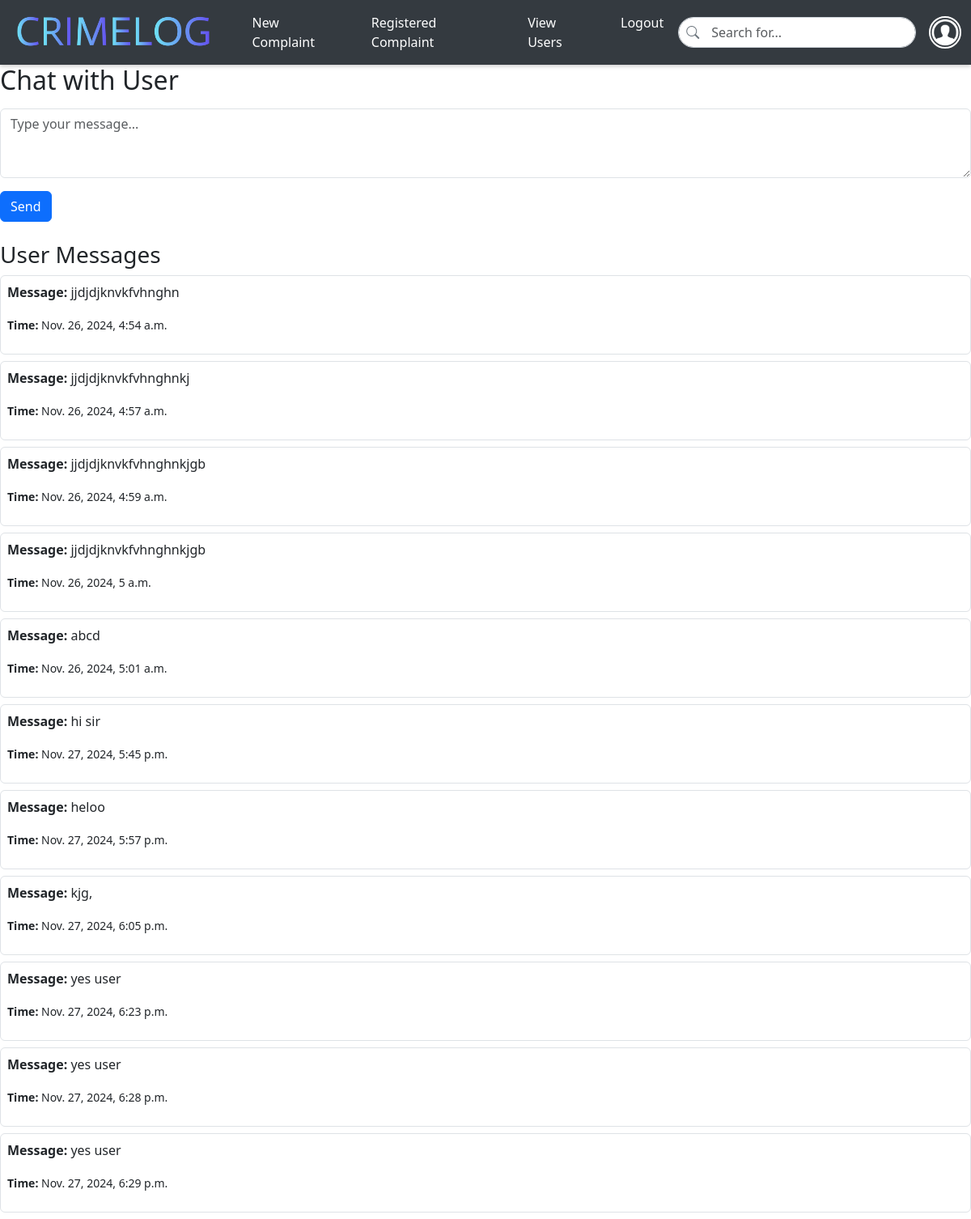
Page /chats/1 on the committed database.
### app/models.py (models this page shows, shortened)
class Message(models.Model):
    complaint=models.ForeignKey(Complaint, on_delete=models.CASCADE)
    content = models.TextField()
    timestamp = models.DateTimeField(auto_now_add=True)
    is_read = models.BooleanField(default=False)

### app/views.py (the view)
# urls.py: path('chats/<int:id>', views.chats, name='chats'),
def chats(req, id):
    complaint = Complaint.objects.get(pk=id)
    data1 = Message.objects.filter(complaint=complaint)
    if req.method == 'POST':
        msg = req.POST.get('content')
        if msg:
            data = Message.objects.create(complaint=complaint, content=msg)
            data.save()
    return render(req, 'police/chats.html', {'data1': data1})

### templates/police/chats.html (shortened to what this page needs)
<!DOCTYPE html>
<html lang="en">
<head>
    <link href="https://cdn.jsdelivr.net/npm/bootstrap@5.3.3/dist/css/bootstrap.min.css" rel="stylesheet">
    <link href="https://cdn.jsdelivr.net/npm/bootstrap-icons/font/bootstrap-icons.css" rel="stylesheet">
</head>
<body>
    <nav id="nav" class="navbar navbar-expand-lg navbar-dark sticky-top">
        <div class="container-fluid">
            <a class="navbar-brand" href="../policehome">
                <img id="logo" src="../static/images/logo.png" alt="Logo">
            </a>
            <div class="collapse navbar-collapse" id="mynavbar">
                <ul class="navbar-nav me-auto">
                    <li class="nav-item">
                        <a class="nav-link" href="../view_complaints">New Complaint</a>
                    </li>
                    <li class="nav-item">
                        <a class="nav-link" href="../complainthistory">Registered Complaint</a>
                    </li>
                    <li class="nav-item">
                        <a class="nav-link" href="../viewuser">View Users</a>
                    </li>
                    <li class="nav-item">
                        <a class="nav-link" href="../logout">Logout</a>
                    </li>
                </ul>
                <div class="search-bar">
                    <span class="search-icon"><i class="bi bi-search"></i></span>
                    <form method="post" action="{% url 'usersearch' %}">
                        <input class="form-control" type="text" name="query" placeholder="Search for...">
                    </form>
                </div>
                <div class="dropdown ms-3">
                    <button class="btn btn-link dropdown p-0 border-0" type="button" id="profileDropdown" data-bs-toggle="dropdown" aria-expanded="false">
                        <img src="static/images/profile.png" alt="Profile" class="profile-img">
                    </button>
                </div>
            </div>
        </div>
    </nav>
    <h2>Chat with User</h2>
    <form method="POST" class="my-3">
        <div class="mb-3">
            <textarea name="content" class="form-control" rows="3" placeholder="Type your message..."></textarea>
        </div>
        <button type="submit" class="btn btn-primary">Send</button>
    </form>
    <div class="mt-4">
        <h3>User Messages</h3>
        {% for i in data1 %}
            <div class="border p-2 mb-2 rounded">
                <p><strong>Message:</strong> {{ i.content }}</p>
                <p><small><strong>Time:</strong> {{ i.timestamp }}</small></p>
            </div>
        {% endfor %}
    </div>
</body>
</html>

### templates/police/chats.html (style rules this page uses)
#nav { box-shadow: 0 2px 5px rgba(0, 0, 0, 0.2); background-color: #343a40; height: 80px; }
.navbar-brand img { max-height: 60px; }
.navbar .nav-link { color: #fff; transition: color 0.3s ease; margin: 10px; }
.search-bar { position: relative; width: 300px; }
.search-bar input { padding-left: 40px; border: 1px solid #ced4da; border-radius: 25px; }
.search-bar .search-icon { position: absolute; top: 50%; left: 10px; transform: translateY(-50%); font-size: 1rem; color: #6c757d; }
.profile-img { width: 40px; height: 40px; border-radius: 50%; object-fit: cover; border: 2px solid #fff; background-color: #343a40; }

### rows in the picture
Message: content "jjdjdjknvkfvhnghn", timestamp "Nov. 26, 2024, 4:54 a.m."
Message: content "jjdjdjknvkfvhnghnkj", timestamp "Nov. 26, 2024, 4:57 a.m."
Message: content "jjdjdjknvkfvhnghnkjgb", timestamp "Nov. 26, 2024, 4:59 a.m."
Message: content "jjdjdjknvkfvhnghnkjgb", timestamp "Nov. 26, 2024, 5 a.m."
Message: content "abcd", timestamp "Nov. 26, 2024, 5:01 a.m."
Message: content "hi sir", timestamp "Nov. 27, 2024, 5:45 p.m."
Message: content "heloo", timestamp "Nov. 27, 2024, 5:57 p.m."
Message: content "kjg,", timestamp "Nov. 27, 2024, 6:05 p.m."
Message: content "yes user", timestamp "Nov. 27, 2024, 6:23 p.m."
Message: content "yes user", timestamp "Nov. 27, 2024, 6:28 p.m."
Message: content "yes user", timestamp "Nov. 27, 2024, 6:29 p.m."
